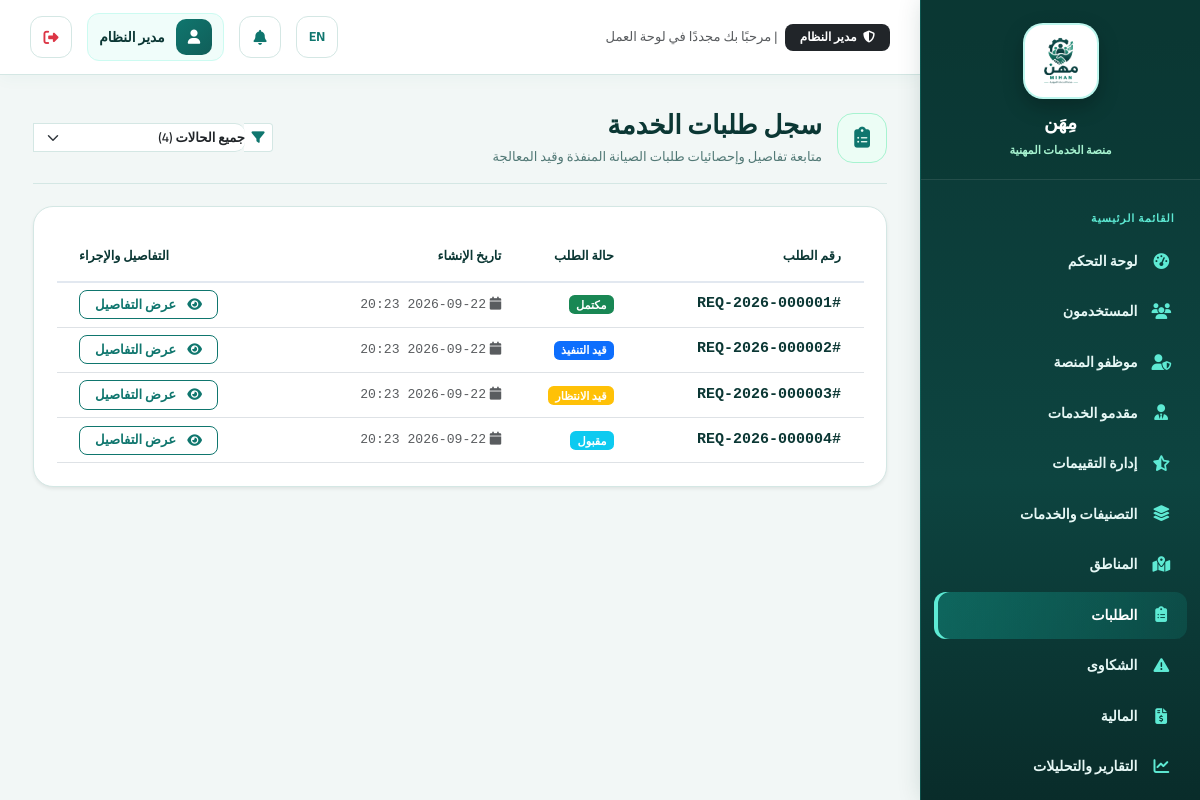
Screenshot of /admin/requests (signed in) with the database file from the repository.
### tables this page shows
CREATE TABLE `system_settings` (
  `id` int(11) NOT NULL,
  `key` varchar(100) NOT NULL,
  `value` text DEFAULT NULL,
  `updated_at` datetime DEFAULT current_timestamp() ON UPDATE current_timestamp()
);

CREATE TABLE `users` (
  `id` int(11) NOT NULL,
  `name` varchar(150) NOT NULL,
  `email` varchar(150) NOT NULL,
  `phone` varchar(20) DEFAULT NULL,
  `password_hash` varchar(255) NOT NULL,
  `role` enum('customer','provider','employee','admin') NOT NULL DEFAULT 'customer',
  `profile_photo` varchar(255) DEFAULT NULL,
  `is_active` tinyint(1) NOT NULL DEFAULT 1,
  `is_verified_email` tinyint(1) NOT NULL DEFAULT 0,
  `created_at` datetime DEFAULT current_timestamp(),
  `updated_at` datetime DEFAULT current_timestamp() ON UPDATE current_timestamp()
);

CREATE TABLE `service_requests` (
  `id` int(11) NOT NULL,
  `request_number` varchar(30) NOT NULL,
  `customer_id` int(11) NOT NULL,
  `provider_id` int(11) DEFAULT NULL,
  `service_id` int(11) NOT NULL,
  `location_id` int(11) DEFAULT NULL,
  `description` text DEFAULT NULL,
  `preferred_date` date DEFAULT NULL,
  `preferred_time` time DEFAULT NULL,
  `budget` decimal(10,2) DEFAULT NULL,
  `final_price` decimal(10,2) DEFAULT NULL,
  `notes` text DEFAULT NULL,
  `status` enum('new','pending','accepted','in_progress','completed','cancelled','rejected') NOT NULL DEFAULT 'new',
  `created_at` datetime DEFAULT current_timestamp(),
  `updated_at` datetime DEFAULT current_timestamp() ON UPDATE current_timestamp()
);

### app/views/admin/requests.php (the view, shortened to what the rows shown need)
<div class="d-flex flex-wrap justify-content-between align-items-center gap-3 mb-4 pb-3 border-bottom" style="border-color: #d4e7e4 !important;">
  <div class="d-flex align-items-center gap-3">
    <div style="width: 50px; height: 50px; border-radius: 16px; background: #ecfdf5; color: #0f766e; display: flex; align-items: center; justify-content: center; font-size: 1.4rem; border: 1.5px solid #a7f3d0;">
      <i class="fa-solid fa-clipboard-list"></i>
    </div>
    <div>
      <h3 class="fw-bold mb-1" style="color: #0b3734;">سجل طلبات الخدمة</h3>
      <p class="mb-0 small" style="color: #527976;">متابعة تفاصيل وإحصائيات طلبات الصيانة المنفذة وقيد المعالجة</p>
    </div>
  </div>
  <form method="GET" class="d-flex align-items-center gap-2">
    <div class="input-group input-group-sm" style="min-width: 240px;">
      <span class="input-group-text bg-white border-end-0" style="border-color: #d4e7e4; color: #0f766e;"><i class="fa-solid fa-filter"></i></span>
      <select name="status" class="form-select border-start-0 ps-0" style="border-color: #d4e7e4; border-radius: 0 10px 10px 0; font-weight: 600;" onchange="this.form.submit()">
        <option value="">جميع الحالات (<?= count($requests) ?>)</option>
      </select>
    </div>
  </form>
</div>
<div class="card border-0 shadow-sm overflow-hidden" style="border-radius: 20px; border: 1px solid #d4e7e4 !important; background: #ffffff;">
  <div class="table-responsive">
    <table class="table table-hover align-middle mb-0">
      <thead style="background: #f8fafc; border-bottom: 2px solid #e2e8f0;">
        <tr>
          <th class="ps-4 py-3" style="color: #0b3734; font-weight: 800; font-size: 0.85rem;">رقم الطلب</th>
          <th class="py-3" style="color: #0b3734; font-weight: 800; font-size: 0.85rem;">حالة الطلب</th>
          <th class="py-3" style="color: #0b3734; font-weight: 800; font-size: 0.85rem;">تاريخ الإنشاء</th>
          <th class="text-end pe-4 py-3" style="color: #0b3734; font-weight: 800; font-size: 0.85rem;">التفاصيل والإجراء</th>
        </tr>
      </thead>
      <tbody>
        <?php foreach ($requests as $r): ?>
          <tr>
            <td class="ps-4">
              <div class="fw-bold font-monospace fs-6" style="color: #0b3734;">#<?= e($r['request_number']) ?></div>
            </td>
            <td>
              <?= statusBadge($r['status']) ?>
            </td>
            <td class="small text-muted font-monospace">
              <i class="fa-solid fa-calendar text-muted me-1"></i><?= formatDate($r['created_at']) ?>
            </td>
            <td class="text-end pe-4">
              <a href="<?= url('/admin/requests/' . $r['id']) ?>" class="btn btn-sm btn-outline-primary px-3 py-1 fw-bold" style="border-radius: 8px;">
                <i class="fa-solid fa-eye me-1"></i> عرض التفاصيل
              </a>
            </td>
          </tr>
        <?php endforeach; ?>
      </tbody>
    </table>
  </div>
</div>

### app/helpers/helpers.php (shortened to what the rows shown need)
<?php
function currentLang(): string
{
    $default = function_exists('setting') ? (string)setting('default_language', 'ar') : 'ar';
    return Session::get('lang', $default);
}
function __(string $key): string
{
    static $translations = null;
    if ($translations === null) {
        $lang = currentLang();
        $file = __DIR__ . "/../../lang/{$lang}.php";
        $translations = file_exists($file) ? require $file : [];
    }
    return $translations[$key] ?? $key;
}
function langUrl(string $lang): string
{
    $path = parse_url($_SERVER['REQUEST_URI'] ?? '/', PHP_URL_PATH) ?: '/';
    $query = $_GET;
    $query['lang'] = $lang;
    return $path . '?' . http_build_query($query);
}
function e(?string $value): string
{
    return htmlspecialchars($value ?? '', ENT_QUOTES, 'UTF-8');
}
function asset(string $path): string
{
    $cleanPath = ltrim($path, '/');
    $realFile = dirname(__DIR__, 2) . '/public/assets/' . $cleanPath;
    $v = file_exists($realFile) ? filemtime($realFile) : time();
    return BASE_PATH . '/public/assets/' . $cleanPath . '?v=' . $v;
}
function url(string $path = ''): string
{
    return BASE_PATH . '/' . ltrim($path, '/');
}
function formatDate(?string $date): string
{
    return date('Y-m-d H:i', strtotime($date));
}
function statusBadge(string $status): string
{
    $map = [
        'new' => 'secondary', 'pending' => 'warning', 'accepted' => 'info',
        'in_progress' => 'primary', 'completed' => 'success',
        'cancelled' => 'dark', 'rejected' => 'danger',
        'open' => 'warning', 'in_review' => 'info', 'resolved' => 'success', 'closed' => 'secondary',
        'unpaid' => 'danger', 'paid' => 'success', 'refunded' => 'secondary',
    ];
    $color = $map[$status] ?? 'secondary';
    $labels = [
        'new' => ['جديد', 'New'], 'pending' => ['قيد الانتظار', 'Pending'], 'accepted' => ['مقبول', 'Accepted'],
        'in_progress' => ['قيد التنفيذ', 'In Progress'], 'completed' => ['مكتمل', 'Completed'], 'cancelled' => ['ملغى', 'Cancelled'],
        'rejected' => ['مرفوض', 'Rejected'], 'open' => ['مفتوح', 'Open'], 'in_review' => ['قيد المراجعة', 'In Review'],
        'resolved' => ['تم الحل', 'Resolved'], 'closed' => ['مغلق', 'Closed'], 'unpaid' => ['غير مدفوع', 'Unpaid'],
        'paid' => ['مدفوع', 'Paid'], 'refunded' => ['مسترد', 'Refunded'],
    ];
    $label = $labels[$status] ?? [ucfirst(str_replace('_', ' ', $status)), ucfirst(str_replace('_', ' ', $status))];
    return "<span class=\"badge bg-$color\">" . e($label[currentLang() === 'en' ? 1 : 0]) . "</span>";
}
function setting(string $key, $default = null)
{
    static $cache = null;
    if ($cache === null) {
        $cache = [];
        try {
            require_once __DIR__ . '/../models/SystemSetting.php';
            $cache = (new SystemSetting())->allKeyed();
        } catch (Throwable $e) {
            $cache = [];
        }
    }
    return array_key_exists($key, $cache) ? $cache[$key] : $default;
}

### app/core/Router.php (shortened to what the rows shown need)
<?php
class Router
{
    private array $routes = [];
    private function add(string $method, string $path, string $handler): void
    {
        $this->routes[] = compact('method', 'path', 'handler');
    }
    public function dispatch(string $method, string $uri): void
    {
        $uri = strtok($uri, '?');
        $base = BASE_PATH;
        if ($base !== '' && strpos($uri, $base) === 0) {
            $uri = substr($uri, strlen($base));
        }
        $uri = rtrim($uri, '/');
        foreach ($this->routes as $route) {
            if ($route['method'] !== $method) continue;
            $pattern = preg_replace('#\{[a-zA-Z_]+\}#', '([^/]+)', $route['path']);
            $pattern = '#^' . $pattern . '$#u';
            if (preg_match($pattern, $uri, $matches)) {
                array_shift($matches);
                [$controllerName, $methodName] = explode('@', $route['handler']);
                $controller = new $controllerName();
                call_user_func_array([$controller, $methodName], $matches);
                return;
            }
        }
    }
}

### app/views/partials/sidebar.php (shortened to what the rows shown need)
<?php
$role=Auth::role(); $current=parse_url($_SERVER['REQUEST_URI']??'',PHP_URL_PATH) ?: '/';
$links=[];
if($role==='customer') $links=[['fa-gauge-high',__('dashboard'),'/customer/dashboard'],['fa-list-check',__('my_requests'),'/customer/requests'],['fa-file-invoice-dollar','المالية والفواتير','/customer/finance'],['fa-plus-circle',__('new_request'),'/customer/requests/create'],['fa-comment-dots',__('smart_assistant'),'/customer/ai/assistant'],['fa-user-gear',__('search'),'/providers'],['fa-triangle-exclamation',__('complaints'),'/customer/complaints'],['fa-user',__('profile'),'/customer/profile']];
elseif($role==='provider') $links=[['fa-gauge-high',__('dashboard'),'/provider/dashboard'],['fa-inbox',__('incoming_requests'),'/provider/requests'],['fa-wallet','المالية والمدفوعات','/provider/finance'],['fa-star',__('reviews'),'/provider/reviews'],['fa-id-card',__('professional_profile'),'/provider/profile']];
elseif($role==='admin') $links=[['fa-gauge-high',__('dashboard'),'/admin/dashboard'],['fa-users',__('users'),'/admin/users'],['fa-user-shield','موظفو المنصة','/admin/employees'],['fa-user-tie',__('providers'),'/admin/providers'],['fa-star-half-stroke',__('review_management'),'/admin/reviews'],['fa-layer-group',__('categories_services'),'/admin/categories'],['fa-map-location-dot',__('locations'),'/admin/locations'],['fa-clipboard-list',__('requests'),'/admin/requests'],['fa-triangle-exclamation',__('complaints'),'/admin/complaints'],['fa-file-invoice-dollar',__('finance'),'/admin/finance'],['fa-chart-line',__('reports_analytics'),'/admin/reports'],['fa-bell',__('notifications'),'/admin/notifications'],['fa-brain',__('ai'),'/admin/ai'],['fa-chalkboard-teacher','ماهر AI','/admin/mahir'],['fa-gear',__('settings'),'/admin/settings']];
?>
<aside class="dash-sidebar">
 <div class="sidebar-brand"><a href="<?= url('/') ?>" class="sidebar-brand-link"><img class="sidebar-logo" src="<?= asset('images/logo-mihan-original.png') ?>" alt="<?= e(__('app_name')) ?>"><span class="sidebar-brand-text"><?= e(setting('site_name', __('app_name'))) ?><small><?= __('professional_services_platform') ?></small></span></a></div>
 <ul class="sidebar-nav"><li class="sidebar-section"><?= __('main_menu') ?></li>
 <?php foreach($links as $link): $active=str_starts_with($current,rtrim(BASE_PATH.$link[2],'/')); ?><li><a class="<?= $active?'active':'' ?>" href="<?= url($link[2]) ?>"><i class="fa-solid <?= $link[0] ?>"></i><span><?= e($link[1]) ?></span></a></li><?php endforeach; ?>
 </ul>
</aside>

### app/views/partials/topbar.php (shortened to what the rows shown need)
<?php
$userRole = Auth::role();
$roleBadge = [
    'admin' => ['label' => 'مدير النظام', 'color' => 'bg-dark text-white'],
    'employee' => ['label' => 'موظف المنصة', 'color' => 'bg-primary text-white'],
    'provider' => ['label' => 'مقدم خدمة', 'color' => 'bg-info text-dark'],
    'customer' => ['label' => 'عميل مستفيد', 'color' => 'bg-success text-white'],
][$userRole] ?? ['label' => $userRole, 'color' => 'bg-secondary text-white'];
?>
<header class="dash-topbar">
  <div class="d-none d-md-flex align-items-center gap-2">
    <span class="badge <?= $roleBadge['color'] ?> px-3 py-2 fw-bold" style="font-size: 0.8rem; border-radius: 8px;">
      <i class="fa-solid fa-shield-halved me-1"></i> <?= $roleBadge['label'] ?>
    </span>
    <span class="text-muted small">| مرحبًا بك مجددًا في لوحة العمل</span>
  </div>
  <div class="ms-auto d-flex align-items-center gap-2 gap-md-3">
    <a href="<?= e(langUrl(currentLang() === 'ar' ? 'en' : 'ar')) ?>" class="icon-btn" title="تبديل اللغة">
      <span class="fw-bold small"><?= currentLang() === 'ar' ? 'EN' : 'ع' ?></span>
    </a>
    <a href="<?= url(Auth::role() . '/notifications') ?>" class="icon-btn position-relative" title="الإشعارات والتنبيهات">
      <i class="fa-solid fa-bell"></i>
    </a>
    <div class="dash-user">
      <span class="dash-user-avatar">
        <i class="fa-solid fa-user"></i>
      </span>
      <span class="dash-user-name fw-bold"><?= e(Auth::name()) ?></span>
    </div>
    <form method="POST" action="<?= url('/logout') ?>" class="d-inline">
      <button type="submit" class="icon-btn text-danger" title="<?= e(__('logout')) ?>">
        <i class="fa-solid fa-right-from-bracket"></i>
      </button>
    </form>
  </div>
</header>

### rows the page displays
system_settings: value "مِهَن"
users: role "مدير النظام", name "مدير النظام"
service_requests: request_number "REQ-2026-000001", status "مكتمل", created_at "2026-09-22 20:23"
service_requests: request_number "REQ-2026-000002", status "قيد التنفيذ", created_at "2026-09-22 20:23"
service_requests: request_number "REQ-2026-000003", status "قيد الانتظار", created_at "2026-09-22 20:23"
service_requests: request_number "REQ-2026-000004", status "مقبول", created_at "2026-09-22 20:23"

### other values shown
$link[1] "لوحة التحكم"
$link[1] "المستخدمون"
$link[1] "موظفو المنصة"
$link[1] "مقدمو الخدمات"
$link[1] "إدارة التقييمات"
$link[1] "التصنيفات والخدمات"
$link[1] "المناطق"
$link[1] "الطلبات"
$link[1] "الشكاوى"
$link[1] "المالية"
$link[1] "التقارير والتحليلات"
